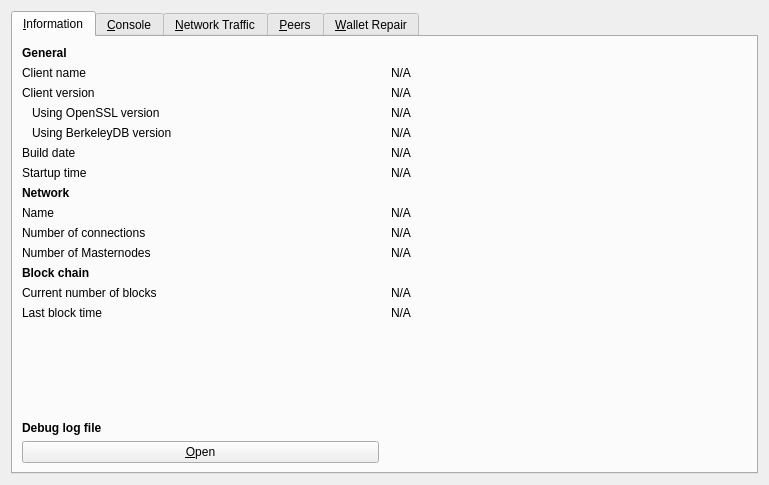
<?xml version="1.0" encoding="UTF-8"?>
<ui version="4.0">
 <class>RPCConsole</class>
 <widget class="QDialog" name="RPCConsole">
  <property name="geometry">
   <rect>
    <x>0</x>
    <y>0</y>
    <width>769</width>
    <height>485</height>
   </rect>
  </property>
  <property name="windowTitle">
   <string>Tools window</string>
  </property>
  <layout class="QVBoxLayout" name="verticalLayout_2">
   <item>
    <widget class="QTabWidget" name="tabWidget">
     <property name="currentIndex">
      <number>0</number>
     </property>
     <widget class="QWidget" name="tab_info">
      <attribute name="title">
       <string>&amp;Information</string>
      </attribute>
      <layout class="QGridLayout" name="gridLayout" columnstretch="0,0">
       <property name="horizontalSpacing">
        <number>12</number>
       </property>
       <item row="11" column="0">
        <widget class="QLabel" name="blockchainHeader">
         <property name="font">
          <font>
           <weight>75</weight>
           <bold>true</bold>
          </font>
         </property>
         <property name="text">
          <string>Block chain</string>
         </property>
        </widget>
       </item>
       <item row="10" column="1">
        <widget class="QLabel" name="masternodeCount">
         <property name="text">
          <string>N/A</string>
         </property>
        </widget>
       </item>
       <item row="1" column="1">
        <widget class="QLabel" name="clientName">
         <property name="cursor">
          <cursorShape>IBeamCursor</cursorShape>
         </property>
         <property name="text">
          <string>N/A</string>
         </property>
         <property name="textFormat">
          <enum>Qt::PlainText</enum>
         </property>
         <property name="textInteractionFlags">
          <set>Qt::LinksAccessibleByMouse|Qt::TextSelectableByKeyboard|Qt::TextSelectableByMouse</set>
         </property>
        </widget>
       </item>
       <item row="0" column="0">
        <widget class="QLabel" name="generalHeader">
         <property name="font">
          <font>
           <weight>75</weight>
           <bold>true</bold>
          </font>
         </property>
         <property name="text">
          <string>General</string>
         </property>
        </widget>
       </item>
       <item row="1" column="0">
        <widget class="QLabel" name="clientNameLabel">
         <property name="text">
          <string>Client name</string>
         </property>
        </widget>
       </item>
       <item row="3" column="1">
        <widget class="QLabel" name="openSSLVersion">
         <property name="cursor">
          <cursorShape>IBeamCursor</cursorShape>
         </property>
         <property name="text">
          <string>N/A</string>
         </property>
         <property name="textFormat">
          <enum>Qt::PlainText</enum>
         </property>
         <property name="textInteractionFlags">
          <set>Qt::LinksAccessibleByMouse|Qt::TextSelectableByKeyboard|Qt::TextSelectableByMouse</set>
         </property>
        </widget>
       </item>
       <item row="5" column="0">
        <widget class="QLabel" name="buildDateLabel">
         <property name="text">
          <string>Build date</string>
         </property>
        </widget>
       </item>
       <item row="9" column="0">
        <widget class="QLabel" name="numberOfConnectionsLabel">
         <property name="text">
          <string>Number of connections</string>
         </property>
        </widget>
       </item>
       <item row="4" column="1">
        <widget class="QLabel" name="berkeleyDBVersion">
         <property name="cursor">
          <cursorShape>IBeamCursor</cursorShape>
         </property>
         <property name="text">
          <string>N/A</string>
         </property>
         <property name="textFormat">
          <enum>Qt::PlainText</enum>
         </property>
         <property name="textInteractionFlags">
          <set>Qt::LinksAccessibleByMouse|Qt::TextSelectableByKeyboard|Qt::TextSelectableByMouse</set>
         </property>
        </widget>
       </item>
       <item row="6" column="0">
        <widget class="QLabel" name="startupTimeLabel">
         <property name="text">
          <string>Startup time</string>
         </property>
        </widget>
       </item>
       <item row="9" column="1">
        <widget class="QLabel" name="numberOfConnections">
         <property name="cursor">
          <cursorShape>IBeamCursor</cursorShape>
         </property>
         <property name="text">
          <string>N/A</string>
         </property>
         <property name="textFormat">
          <enum>Qt::PlainText</enum>
         </property>
         <property name="textInteractionFlags">
          <set>Qt::LinksAccessibleByMouse|Qt::TextSelectableByKeyboard|Qt::TextSelectableByMouse</set>
         </property>
        </widget>
       </item>
       <item row="12" column="0">
        <widget class="QLabel" name="numberOfBlocksLabel">
         <property name="text">
          <string>Current number of blocks</string>
         </property>
        </widget>
       </item>
       <item row="12" column="1">
        <widget class="QLabel" name="numberOfBlocks">
         <property name="cursor">
          <cursorShape>IBeamCursor</cursorShape>
         </property>
         <property name="text">
          <string>N/A</string>
         </property>
         <property name="textFormat">
          <enum>Qt::PlainText</enum>
         </property>
         <property name="textInteractionFlags">
          <set>Qt::LinksAccessibleByMouse|Qt::TextSelectableByKeyboard|Qt::TextSelectableByMouse</set>
         </property>
        </widget>
       </item>
       <item row="13" column="0">
        <widget class="QLabel" name="lastBlockTimeLabel">
         <property name="text">
          <string>Last block time</string>
         </property>
        </widget>
       </item>
       <item row="16" column="0">
        <widget class="QPushButton" name="openDebugLogfileButton">
         <property name="toolTip">
          <string>Open the BoxyCoin debug log file from the current data directory. This can take a few seconds for large log files.</string>
         </property>
         <property name="text">
          <string>&amp;Open</string>
         </property>
         <property name="autoDefault">
          <bool>false</bool>
         </property>
        </widget>
       </item>
       <item row="15" column="0">
        <widget class="QLabel" name="debugLogFileHeader">
         <property name="font">
          <font>
           <weight>75</weight>
           <bold>true</bold>
          </font>
         </property>
         <property name="text">
          <string>Debug log file</string>
         </property>
        </widget>
       </item>
       <item row="14" column="0">
        <spacer name="verticalSpacer_2">
         <property name="orientation">
          <enum>Qt::Vertical</enum>
         </property>
         <property name="sizeHint" stdset="0">
          <size>
           <width>20</width>
           <height>20</height>
          </size>
         </property>
        </spacer>
       </item>
       <item row="13" column="1">
        <widget class="QLabel" name="lastBlockTime">
         <property name="cursor">
          <cursorShape>IBeamCursor</cursorShape>
         </property>
         <property name="text">
          <string>N/A</string>
         </property>
         <property name="textFormat">
          <enum>Qt::PlainText</enum>
         </property>
         <property name="textInteractionFlags">
          <set>Qt::LinksAccessibleByMouse|Qt::TextSelectableByKeyboard|Qt::TextSelectableByMouse</set>
         </property>
        </widget>
       </item>
       <item row="2" column="0">
        <widget class="QLabel" name="clientVersionLabel">
         <property name="text">
          <string>Client version</string>
         </property>
        </widget>
       </item>
       <item row="2" column="1">
        <widget class="QLabel" name="clientVersion">
         <property name="cursor">
          <cursorShape>IBeamCursor</cursorShape>
         </property>
         <property name="text">
          <string>N/A</string>
         </property>
         <property name="textFormat">
          <enum>Qt::PlainText</enum>
         </property>
         <property name="textInteractionFlags">
          <set>Qt::LinksAccessibleByMouse|Qt::TextSelectableByKeyboard|Qt::TextSelectableByMouse</set>
         </property>
        </widget>
       </item>
       <item row="7" column="0">
        <widget class="QLabel" name="networkHeader">
         <property name="font">
          <font>
           <weight>75</weight>
           <bold>true</bold>
          </font>
         </property>
         <property name="text">
          <string>Network</string>
         </property>
        </widget>
       </item>
       <item row="8" column="0">
        <widget class="QLabel" name="networkNameLabel">
         <property name="text">
          <string>Name</string>
         </property>
        </widget>
       </item>
       <item row="6" column="1">
        <widget class="QLabel" name="startupTime">
         <property name="cursor">
          <cursorShape>IBeamCursor</cursorShape>
         </property>
         <property name="text">
          <string>N/A</string>
         </property>
         <property name="textFormat">
          <enum>Qt::PlainText</enum>
         </property>
         <property name="textInteractionFlags">
          <set>Qt::LinksAccessibleByMouse|Qt::TextSelectableByKeyboard|Qt::TextSelectableByMouse</set>
         </property>
        </widget>
       </item>
       <item row="3" column="0">
        <widget class="QLabel" name="openSSLVersionLabel">
         <property name="text">
          <string>Using OpenSSL version</string>
         </property>
         <property name="indent">
          <number>10</number>
         </property>
        </widget>
       </item>
       <item row="8" column="1">
        <widget class="QLabel" name="networkName">
         <property name="cursor">
          <cursorShape>IBeamCursor</cursorShape>
         </property>
         <property name="text">
          <string>N/A</string>
         </property>
         <property name="textFormat">
          <enum>Qt::PlainText</enum>
         </property>
         <property name="textInteractionFlags">
          <set>Qt::LinksAccessibleByMouse|Qt::TextSelectableByKeyboard|Qt::TextSelectableByMouse</set>
         </property>
        </widget>
       </item>
       <item row="10" column="0">
        <widget class="QLabel" name="masternodeCountLabel">
         <property name="text">
          <string>Number of Masternodes</string>
         </property>
        </widget>
       </item>
       <item row="5" column="1">
        <widget class="QLabel" name="buildDate">
         <property name="cursor">
          <cursorShape>IBeamCursor</cursorShape>
         </property>
         <property name="text">
          <string>N/A</string>
         </property>
         <property name="textFormat">
          <enum>Qt::PlainText</enum>
         </property>
         <property name="textInteractionFlags">
          <set>Qt::LinksAccessibleByMouse|Qt::TextSelectableByKeyboard|Qt::TextSelectableByMouse</set>
         </property>
        </widget>
       </item>
       <item row="4" column="0">
        <widget class="QLabel" name="berkeleyDBVersionLabel">
         <property name="text">
          <string>Using BerkeleyDB version</string>
         </property>
         <property name="indent">
          <number>10</number>
         </property>
        </widget>
       </item>
      </layout>
     </widget>
     <widget class="QWidget" name="tab_console">
      <attribute name="title">
       <string>&amp;Console</string>
      </attribute>
      <layout class="QVBoxLayout" name="verticalLayout_3">
       <property name="spacing">
        <number>3</number>
       </property>
       <item>
        <widget class="QTextEdit" name="messagesWidget">
         <property name="minimumSize">
          <size>
           <width>0</width>
           <height>100</height>
          </size>
         </property>
         <property name="readOnly">
          <bool>true</bool>
         </property>
         <property name="tabKeyNavigation" stdset="0">
          <bool>false</bool>
         </property>
         <property name="columnCount" stdset="0">
          <number>2</number>
         </property>
        </widget>
       </item>
       <item>
        <layout class="QHBoxLayout" name="horizontalLayout">
         <property name="spacing">
          <number>3</number>
         </property>
         <item>
          <widget class="QLabel" name="label">
           <property name="text">
            <string notr="true">&gt;</string>
           </property>
          </widget>
         </item>
         <item>
          <widget class="QLineEdit" name="lineEdit"/>
         </item>
         <item>
          <widget class="QPushButton" name="clearButton">
           <property name="maximumSize">
            <size>
             <width>24</width>
             <height>24</height>
            </size>
           </property>
           <property name="toolTip">
            <string>Clear console</string>
           </property>
           <property name="text">
            <string/>
           </property>
           <property name="icon">
            <iconset resource="../boxycoin.qrc">
             <normaloff>:/icons/remove</normaloff>:/icons/remove</iconset>
           </property>
           <property name="shortcut">
            <string notr="true">Ctrl+L</string>
           </property>
           <property name="autoDefault">
            <bool>false</bool>
           </property>
          </widget>
         </item>
        </layout>
       </item>
      </layout>
     </widget>
     <widget class="QWidget" name="tab_nettraffic">
      <attribute name="title">
       <string>&amp;Network Traffic</string>
      </attribute>
      <layout class="QHBoxLayout" name="horizontalLayout_3">
       <item>
        <layout class="QVBoxLayout" name="verticalLayout_4">
         <item>
          <widget class="TrafficGraphWidget" name="trafficGraph" native="true">
           <property name="sizePolicy">
            <sizepolicy hsizetype="Expanding" vsizetype="Expanding">
             <horstretch>0</horstretch>
             <verstretch>0</verstretch>
            </sizepolicy>
           </property>
          </widget>
         </item>
         <item>
          <layout class="QHBoxLayout" name="horizontalLayout_2">
           <item>
            <widget class="QSlider" name="sldGraphRange">
             <property name="minimum">
              <number>1</number>
             </property>
             <property name="maximum">
              <number>288</number>
             </property>
             <property name="pageStep">
              <number>12</number>
             </property>
             <property name="value">
              <number>6</number>
             </property>
             <property name="orientation">
              <enum>Qt::Horizontal</enum>
             </property>
            </widget>
           </item>
           <item>
            <widget class="QLabel" name="lblGraphRange">
             <property name="minimumSize">
              <size>
               <width>100</width>
               <height>0</height>
              </size>
             </property>
             <property name="alignment">
              <set>Qt::AlignCenter</set>
             </property>
            </widget>
           </item>
           <item>
            <widget class="QPushButton" name="btnClearTrafficGraph">
             <property name="text">
              <string>&amp;Clear</string>
             </property>
             <property name="autoDefault">
              <bool>false</bool>
             </property>
            </widget>
           </item>
          </layout>
         </item>
        </layout>
       </item>
       <item>
        <layout class="QVBoxLayout" name="verticalLayout">
         <item>
          <widget class="QGroupBox" name="groupBox">
           <property name="title">
            <string>Totals</string>
           </property>
           <layout class="QVBoxLayout" name="verticalLayout_5">
            <item>
             <layout class="QHBoxLayout" name="horizontalLayout_4">
              <item>
               <widget class="Line" name="line">
                <property name="sizePolicy">
                 <sizepolicy hsizetype="Fixed" vsizetype="Fixed">
                  <horstretch>0</horstretch>
                  <verstretch>0</verstretch>
                 </sizepolicy>
                </property>
                <property name="minimumSize">
                 <size>
                  <width>10</width>
                  <height>0</height>
                 </size>
                </property>
                <property name="palette">
                 <palette>
                  <active>
                   <colorrole role="Light">
                    <brush brushstyle="SolidPattern">
                     <color alpha="255">
                      <red>0</red>
                      <green>255</green>
                      <blue>0</blue>
                     </color>
                    </brush>
                   </colorrole>
                  </active>
                  <inactive>
                   <colorrole role="Light">
                    <brush brushstyle="SolidPattern">
                     <color alpha="255">
                      <red>0</red>
                      <green>255</green>
                      <blue>0</blue>
                     </color>
                    </brush>
                   </colorrole>
                  </inactive>
                  <disabled>
                   <colorrole role="Light">
                    <brush brushstyle="SolidPattern">
                     <color alpha="255">
                      <red>0</red>
                      <green>255</green>
                      <blue>0</blue>
                     </color>
                    </brush>
                   </colorrole>
                  </disabled>
                 </palette>
                </property>
                <property name="orientation">
                 <enum>Qt::Horizontal</enum>
                </property>
               </widget>
              </item>
              <item>
               <widget class="QLabel" name="label_16">
                <property name="text">
                 <string>Received</string>
                </property>
               </widget>
              </item>
              <item>
               <widget class="QLabel" name="lblBytesIn">
                <property name="minimumSize">
                 <size>
                  <width>50</width>
                  <height>0</height>
                 </size>
                </property>
                <property name="alignment">
                 <set>Qt::AlignRight|Qt::AlignTrailing|Qt::AlignVCenter</set>
                </property>
               </widget>
              </item>
             </layout>
            </item>
            <item>
             <layout class="QHBoxLayout" name="horizontalLayout_5">
              <item>
               <widget class="Line" name="line_2">
                <property name="sizePolicy">
                 <sizepolicy hsizetype="Fixed" vsizetype="Fixed">
                  <horstretch>0</horstretch>
                  <verstretch>0</verstretch>
                 </sizepolicy>
                </property>
                <property name="minimumSize">
                 <size>
                  <width>10</width>
                  <height>0</height>
                 </size>
                </property>
                <property name="palette">
                 <palette>
                  <active>
                   <colorrole role="Light">
                    <brush brushstyle="SolidPattern">
                     <color alpha="255">
                      <red>255</red>
                      <green>0</green>
                      <blue>0</blue>
                     </color>
                    </brush>
                   </colorrole>
                  </active>
                  <inactive>
                   <colorrole role="Light">
                    <brush brushstyle="SolidPattern">
                     <color alpha="255">
                      <red>255</red>
                      <green>0</green>
                      <blue>0</blue>
                     </color>
                    </brush>
                   </colorrole>
                  </inactive>
                  <disabled>
                   <colorrole role="Light">
                    <brush brushstyle="SolidPattern">
                     <color alpha="255">
                      <red>255</red>
                      <green>0</green>
                      <blue>0</blue>
                     </color>
                    </brush>
                   </colorrole>
                  </disabled>
                 </palette>
                </property>
                <property name="orientation">
                 <enum>Qt::Horizontal</enum>
                </property>
               </widget>
              </item>
              <item>
               <widget class="QLabel" name="label_17">
                <property name="text">
                 <string>Sent</string>
                </property>
               </widget>
              </item>
              <item>
               <widget class="QLabel" name="lblBytesOut">
                <property name="minimumSize">
                 <size>
                  <width>50</width>
                  <height>0</height>
                 </size>
                </property>
                <property name="alignment">
                 <set>Qt::AlignRight|Qt::AlignTrailing|Qt::AlignVCenter</set>
                </property>
               </widget>
              </item>
             </layout>
            </item>
            <item>
             <spacer name="verticalSpacer_4">
              <property name="orientation">
               <enum>Qt::Vertical</enum>
              </property>
              <property name="sizeHint" stdset="0">
               <size>
                <width>20</width>
                <height>407</height>
               </size>
              </property>
             </spacer>
            </item>
           </layout>
          </widget>
         </item>
        </layout>
       </item>
      </layout>
     </widget>
     <widget class="QWidget" name="tab_peers">
      <attribute name="title">
       <string>&amp;Peers</string>
      </attribute>
      <layout class="QGridLayout" name="gridLayout_2">
       <item row="0" column="0" rowspan="2">
        <widget class="QTableView" name="peerWidget">
         <property name="horizontalScrollBarPolicy">
          <enum>Qt::ScrollBarAsNeeded</enum>
         </property>
         <property name="sortingEnabled">
          <bool>true</bool>
         </property>
         <attribute name="horizontalHeaderHighlightSections">
          <bool>false</bool>
         </attribute>
        </widget>
       </item>
       <item row="0" column="1">
        <widget class="QLabel" name="peerHeading">
         <property name="sizePolicy">
          <sizepolicy hsizetype="Preferred" vsizetype="Minimum">
           <horstretch>0</horstretch>
           <verstretch>0</verstretch>
          </sizepolicy>
         </property>
         <property name="minimumSize">
          <size>
           <width>300</width>
           <height>32</height>
          </size>
         </property>
         <property name="font">
          <font>
           <pointsize>10</pointsize>
           <weight>75</weight>
           <bold>true</bold>
          </font>
         </property>
         <property name="cursor">
          <cursorShape>IBeamCursor</cursorShape>
         </property>
         <property name="text">
          <string>Select a peer to view detailed information.</string>
         </property>
         <property name="alignment">
          <set>Qt::AlignCenter</set>
         </property>
         <property name="wordWrap">
          <bool>true</bool>
         </property>
         <property name="textInteractionFlags">
          <set>Qt::LinksAccessibleByMouse|Qt::TextSelectableByKeyboard|Qt::TextSelectableByMouse</set>
         </property>
        </widget>
       </item>
       <item row="1" column="1">
        <widget class="QWidget" name="detailWidget" native="true">
         <property name="minimumSize">
          <size>
           <width>300</width>
           <height>0</height>
          </size>
         </property>
         <layout class="QGridLayout" name="gridLayout_3">
          <item row="0" column="0">
           <widget class="QLabel" name="label_23">
            <property name="text">
             <string>Direction</string>
            </property>
           </widget>
          </item>
          <item row="0" column="2">
           <widget class="QLabel" name="peerDirection">
            <property name="cursor">
             <cursorShape>IBeamCursor</cursorShape>
            </property>
            <property name="text">
             <string>N/A</string>
            </property>
            <property name="textFormat">
             <enum>Qt::PlainText</enum>
            </property>
            <property name="textInteractionFlags">
             <set>Qt::LinksAccessibleByMouse|Qt::TextSelectableByKeyboard|Qt::TextSelectableByMouse</set>
            </property>
           </widget>
          </item>
          <item row="1" column="0">
           <widget class="QLabel" name="label_21">
            <property name="text">
             <string>Version</string>
            </property>
           </widget>
          </item>
          <item row="1" column="2">
           <widget class="QLabel" name="peerVersion">
            <property name="cursor">
             <cursorShape>IBeamCursor</cursorShape>
            </property>
            <property name="text">
             <string>N/A</string>
            </property>
            <property name="textFormat">
             <enum>Qt::PlainText</enum>
            </property>
            <property name="textInteractionFlags">
             <set>Qt::LinksAccessibleByMouse|Qt::TextSelectableByKeyboard|Qt::TextSelectableByMouse</set>
            </property>
           </widget>
          </item>
          <item row="2" column="0">
           <widget class="QLabel" name="label_28">
            <property name="text">
             <string>User Agent</string>
            </property>
           </widget>
          </item>
          <item row="2" column="2">
           <widget class="QLabel" name="peerSubversion">
            <property name="cursor">
             <cursorShape>IBeamCursor</cursorShape>
            </property>
            <property name="text">
             <string>N/A</string>
            </property>
            <property name="textFormat">
             <enum>Qt::PlainText</enum>
            </property>
            <property name="textInteractionFlags">
             <set>Qt::LinksAccessibleByMouse|Qt::TextSelectableByKeyboard|Qt::TextSelectableByMouse</set>
            </property>
           </widget>
          </item>
          <item row="3" column="0">
           <widget class="QLabel" name="label_4">
            <property name="text">
             <string>Services</string>
            </property>
           </widget>
          </item>
          <item row="3" column="2">
           <widget class="QLabel" name="peerServices">
            <property name="cursor">
             <cursorShape>IBeamCursor</cursorShape>
            </property>
            <property name="text">
             <string>N/A</string>
            </property>
            <property name="textFormat">
             <enum>Qt::PlainText</enum>
            </property>
            <property name="textInteractionFlags">
             <set>Qt::LinksAccessibleByMouse|Qt::TextSelectableByKeyboard|Qt::TextSelectableByMouse</set>
            </property>
           </widget>
          </item>
          <item row="5" column="0">
           <widget class="QLabel" name="label_29">
            <property name="text">
             <string>Starting Height</string>
            </property>
           </widget>
          </item>
          <item row="5" column="2">
           <widget class="QLabel" name="peerHeight">
            <property name="cursor">
             <cursorShape>IBeamCursor</cursorShape>
            </property>
            <property name="text">
             <string>N/A</string>
            </property>
            <property name="textFormat">
             <enum>Qt::PlainText</enum>
            </property>
            <property name="textInteractionFlags">
             <set>Qt::LinksAccessibleByMouse|Qt::TextSelectableByKeyboard|Qt::TextSelectableByMouse</set>
            </property>
           </widget>
          </item>
          <item row="6" column="0">
           <widget class="QLabel" name="label_27">
            <property name="text">
             <string>Sync Height</string>
            </property>
           </widget>
          </item>
          <item row="6" column="2">
           <widget class="QLabel" name="peerSyncHeight">
            <property name="cursor">
             <cursorShape>IBeamCursor</cursorShape>
            </property>
            <property name="text">
             <string>N/A</string>
            </property>
            <property name="textFormat">
             <enum>Qt::PlainText</enum>
            </property>
            <property name="textInteractionFlags">
             <set>Qt::LinksAccessibleByMouse|Qt::TextSelectableByKeyboard|Qt::TextSelectableByMouse</set>
            </property>
           </widget>
          </item>
          <item row="7" column="0">
           <widget class="QLabel" name="label_24">
            <property name="text">
             <string>Ban Score</string>
            </property>
           </widget>
          </item>
          <item row="7" column="2">
           <widget class="QLabel" name="peerBanScore">
            <property name="cursor">
             <cursorShape>IBeamCursor</cursorShape>
            </property>
            <property name="text">
             <string>N/A</string>
            </property>
            <property name="textFormat">
             <enum>Qt::PlainText</enum>
            </property>
            <property name="textInteractionFlags">
             <set>Qt::LinksAccessibleByMouse|Qt::TextSelectableByKeyboard|Qt::TextSelectableByMouse</set>
            </property>
           </widget>
          </item>
          <item row="8" column="0">
           <widget class="QLabel" name="label_22">
            <property name="text">
             <string>Connection Time</string>
            </property>
           </widget>
          </item>
          <item row="8" column="2">
           <widget class="QLabel" name="peerConnTime">
            <property name="cursor">
             <cursorShape>IBeamCursor</cursorShape>
            </property>
            <property name="text">
             <string>N/A</string>
            </property>
            <property name="textFormat">
             <enum>Qt::PlainText</enum>
            </property>
            <property name="textInteractionFlags">
             <set>Qt::LinksAccessibleByMouse|Qt::TextSelectableByKeyboard|Qt::TextSelectableByMouse</set>
            </property>
           </widget>
          </item>
          <item row="9" column="0">
           <widget class="QLabel" name="label_15">
            <property name="text">
             <string>Last Send</string>
            </property>
           </widget>
          </item>
          <item row="9" column="2">
           <widget class="QLabel" name="peerLastSend">
            <property name="cursor">
             <cursorShape>IBeamCursor</cursorShape>
            </property>
            <property name="text">
             <string>N/A</string>
            </property>
            <property name="textFormat">
             <enum>Qt::PlainText</enum>
            </property>
            <property name="textInteractionFlags">
             <set>Qt::LinksAccessibleByMouse|Qt::TextSelectableByKeyboard|Qt::TextSelectableByMouse</set>
            </property>
           </widget>
          </item>
          <item row="10" column="0">
           <widget class="QLabel" name="label_19">
            <property name="text">
             <string>Last Receive</string>
            </property>
           </widget>
          </item>
          <item row="10" column="2">
           <widget class="QLabel" name="peerLastRecv">
            <property name="cursor">
             <cursorShape>IBeamCursor</cursorShape>
            </property>
            <property name="text">
             <string>N/A</string>
            </property>
            <property name="textFormat">
             <enum>Qt::PlainText</enum>
            </property>
            <property name="textInteractionFlags">
             <set>Qt::LinksAccessibleByMouse|Qt::TextSelectableByKeyboard|Qt::TextSelectableByMouse</set>
            </property>
           </widget>
          </item>
          <item row="11" column="0">
           <widget class="QLabel" name="label_18">
            <property name="text">
             <string>Bytes Sent</string>
            </property>
           </widget>
          </item>
          <item row="11" column="2">
           <widget class="QLabel" name="peerBytesSent">
            <property name="cursor">
             <cursorShape>IBeamCursor</cursorShape>
            </property>
            <property name="text">
             <string>N/A</string>
            </property>
            <property name="textFormat">
             <enum>Qt::PlainText</enum>
            </property>
            <property name="textInteractionFlags">
             <set>Qt::LinksAccessibleByMouse|Qt::TextSelectableByKeyboard|Qt::TextSelectableByMouse</set>
            </property>
           </widget>
          </item>
          <item row="12" column="0">
           <widget class="QLabel" name="label_20">
            <property name="text">
             <string>Bytes Received</string>
            </property>
           </widget>
          </item>
          <item row="12" column="2">
           <widget class="QLabel" name="peerBytesRecv">
            <property name="cursor">
             <cursorShape>IBeamCursor</cursorShape>
            </property>
            <property name="text">
             <string>N/A</string>
            </property>
            <property name="textFormat">
             <enum>Qt::PlainText</enum>
            </property>
            <property name="textInteractionFlags">
             <set>Qt::LinksAccessibleByMouse|Qt::TextSelectableByKeyboard|Qt::TextSelectableByMouse</set>
            </property>
           </widget>
          </item>
          <item row="13" column="0">
           <widget class="QLabel" name="label_26">
            <property name="text">
             <string>Ping Time</string>
            </property>
           </widget>
          </item>
          <item row="13" column="2">
           <widget class="QLabel" name="peerPingTime">
            <property name="cursor">
             <cursorShape>IBeamCursor</cursorShape>
            </property>
            <property name="text">
             <string>N/A</string>
            </property>
            <property name="textFormat">
             <enum>Qt::PlainText</enum>
            </property>
            <property name="textInteractionFlags">
             <set>Qt::LinksAccessibleByMouse|Qt::TextSelectableByKeyboard|Qt::TextSelectableByMouse</set>
            </property>
           </widget>
          </item>
          <item row="14" column="1">
           <spacer name="verticalSpacer_3">
            <property name="orientation">
             <enum>Qt::Vertical</enum>
            </property>
            <property name="sizeHint" stdset="0">
             <size>
              <width>20</width>
              <height>40</height>
             </size>
            </property>
           </spacer>
          </item>
         </layout>
        </widget>
       </item>
      </layout>
     </widget>
     <widget class="QWidget" name="tab_repair">
      <attribute name="title">
       <string>&amp;Wallet Repair</string>
      </attribute>
      <widget class="QPushButton" name="btn_salvagewallet">
       <property name="geometry">
        <rect>
         <x>10</x>
         <y>90</y>
         <width>301</width>
         <height>23</height>
        </rect>
       </property>
       <property name="minimumSize">
        <size>
         <width>180</width>
         <height>23</height>
        </size>
       </property>
       <property name="text">
        <string>Salvage wallet</string>
       </property>
      </widget>
      <widget class="QPushButton" name="btn_rescan">
       <property name="geometry">
        <rect>
         <x>10</x>
         <y>140</y>
         <width>301</width>
         <height>23</height>
        </rect>
       </property>
       <property name="minimumSize">
        <size>
         <width>180</width>
         <height>23</height>
        </size>
       </property>
       <property name="text">
        <string>Rescan blockchain files</string>
       </property>
      </widget>
      <widget class="QPushButton" name="btn_zapwallettxes1">
       <property name="geometry">
        <rect>
         <x>10</x>
         <y>190</y>
         <width>301</width>
         <height>23</height>
        </rect>
       </property>
       <property name="minimumSize">
        <size>
         <width>180</width>
         <height>23</height>
        </size>
       </property>
       <property name="text">
        <string>Recover transactions 1</string>
       </property>
      </widget>
      <widget class="QPushButton" name="btn_zapwallettxes2">
       <property name="geometry">
        <rect>
         <x>10</x>
         <y>240</y>
         <width>301</width>
         <height>23</height>
        </rect>
       </property>
       <property name="minimumSize">
        <size>
         <width>180</width>
         <height>23</height>
        </size>
       </property>
       <property name="text">
        <string>Recover transactions 2</string>
       </property>
      </widget>
      <widget class="QPushButton" name="btn_upgradewallet">
       <property name="geometry">
        <rect>
         <x>10</x>
         <y>290</y>
         <width>301</width>
         <height>23</height>
        </rect>
       </property>
       <property name="minimumSize">
        <size>
         <width>180</width>
         <height>23</height>
        </size>
       </property>
       <property name="text">
        <string>Upgrade wallet format</string>
       </property>
      </widget>
      <widget class="QLabel" name="label_repair_helptext">
       <property name="geometry">
        <rect>
         <x>10</x>
         <y>30</y>
         <width>711</width>
         <height>41</height>
        </rect>
       </property>
       <property name="font">
        <font>
         <weight>50</weight>
         <bold>false</bold>
        </font>
       </property>
       <property name="text">
        <string>The buttons below will restart the wallet with command-line options to repair the wallet, fix issues with corrupt blockhain files or missing/obsolete transactions.</string>
       </property>
       <property name="wordWrap">
        <bool>true</bool>
       </property>
      </widget>
      <widget class="QLabel" name="label_repair_salvage">
       <property name="geometry">
        <rect>
         <x>330</x>
         <y>80</y>
         <width>411</width>
         <height>41</height>
        </rect>
       </property>
       <property name="text">
        <string>-salvagewallet: Attempt to recover private keys from a corrupt wallet.dat.</string>
       </property>
       <property name="wordWrap">
        <bool>true</bool>
       </property>
      </widget>
      <widget class="QLabel" name="label_repair_rescan">
       <property name="geometry">
        <rect>
         <x>330</x>
         <y>129</y>
         <width>411</width>
         <height>41</height>
        </rect>
       </property>
       <property name="text">
        <string>-rescan: Rescan the block chain for missing wallet transactions.</string>
       </property>
       <property name="wordWrap">
        <bool>true</bool>
       </property>
      </widget>
      <widget class="QLabel" name="label_repair_zap1">
       <property name="geometry">
        <rect>
         <x>330</x>
         <y>179</y>
         <width>411</width>
         <height>41</height>
        </rect>
       </property>
       <property name="text">
        <string>-zapwallettxes=1: Recover transactions from blockchain (keep meta-data, e.g. account owner).</string>
       </property>
       <property name="wordWrap">
        <bool>true</bool>
       </property>
      </widget>
      <widget class="QLabel" name="label_repair_zap2">
       <property name="geometry">
        <rect>
         <x>330</x>
         <y>229</y>
         <width>411</width>
         <height>41</height>
        </rect>
       </property>
       <property name="text">
        <string>-zapwallettxes=2: Recover transactions from blockchain (drop meta-data).</string>
       </property>
       <property name="wordWrap">
        <bool>true</bool>
       </property>
      </widget>
      <widget class="QLabel" name="label_repair_upgrade">
       <property name="geometry">
        <rect>
         <x>330</x>
         <y>279</y>
         <width>411</width>
         <height>41</height>
        </rect>
       </property>
       <property name="text">
        <string>-upgradewallet: Upgrade wallet to latest format on startup. (Note: this is NOT an update of the wallet itself!)</string>
       </property>
       <property name="wordWrap">
        <bool>true</bool>
       </property>
      </widget>
      <widget class="QLabel" name="label_repair_header">
       <property name="geometry">
        <rect>
         <x>10</x>
         <y>10</y>
         <width>711</width>
         <height>16</height>
        </rect>
       </property>
       <property name="font">
        <font>
         <pointsize>10</pointsize>
         <weight>75</weight>
         <bold>true</bold>
        </font>
       </property>
       <property name="text">
        <string>Wallet repair options.</string>
       </property>
       <property name="wordWrap">
        <bool>true</bool>
       </property>
      </widget>
      <widget class="QPushButton" name="btn_reindex">
       <property name="geometry">
        <rect>
         <x>10</x>
         <y>340</y>
         <width>301</width>
         <height>23</height>
        </rect>
       </property>
       <property name="text">
        <string>Rebuild index</string>
       </property>
      </widget>
      <widget class="QLabel" name="label_repair_reindex">
       <property name="geometry">
        <rect>
         <x>330</x>
         <y>330</y>
         <width>411</width>
         <height>41</height>
        </rect>
       </property>
       <property name="text">
        <string>-reindex: Rebuild block chain index from current blk000??.dat files.</string>
       </property>
       <property name="wordWrap">
        <bool>true</bool>
       </property>
      </widget>
     </widget>
    </widget>
   </item>
  </layout>
 </widget>
 <customwidgets>
  <customwidget>
   <class>TrafficGraphWidget</class>
   <extends>QWidget</extends>
   <header>trafficgraphwidget.h</header>
   <container>1</container>
   <slots>
    <slot>clear()</slot>
   </slots>
  </customwidget>
 </customwidgets>
 <resources>
  <include location="../boxycoin.qrc"/>
 </resources>
 <connections/>
</ui>
